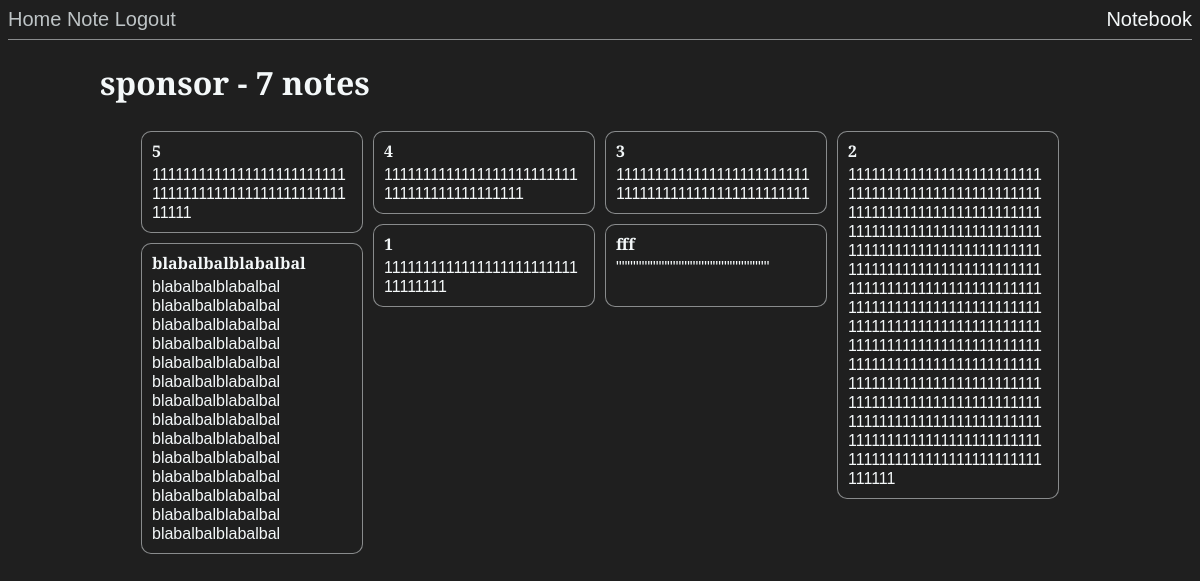
The app's page /index (signed in), older data.
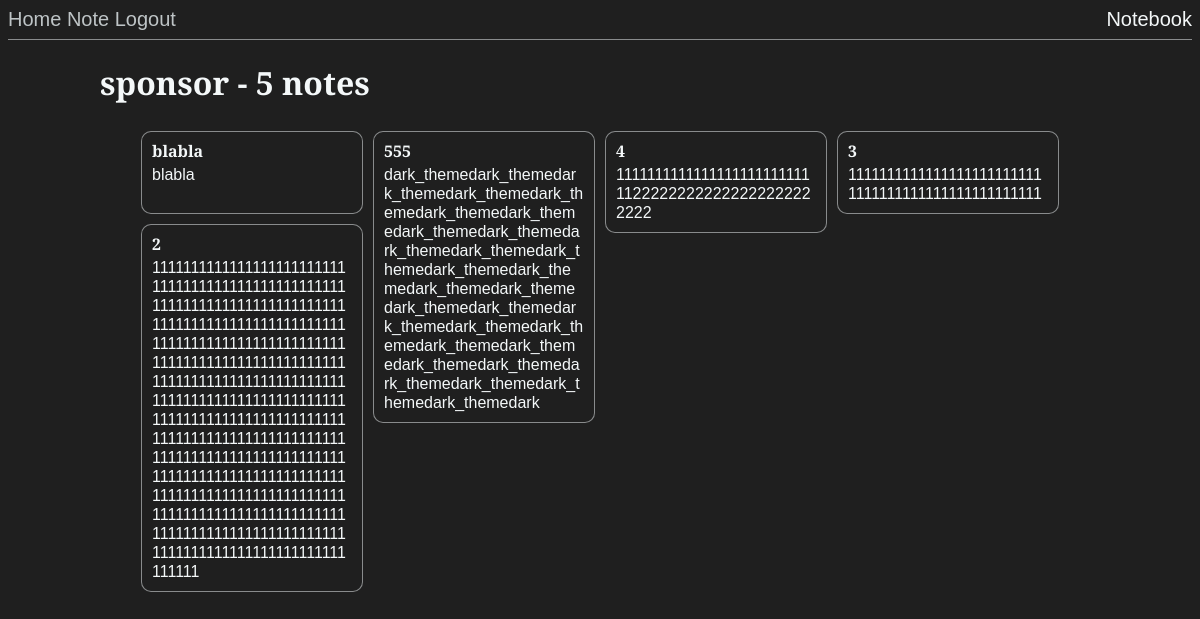
The same page, newer data.
### app/models.py (models this page shows, shortened)
class User(UserMixin, db.Model):
    id = db.Column(db.Integer, primary_key=True)
    username = db.Column(db.String(64), index=True, unique=True)
    email = db.Column(db.String(120), index=True, unique=True)
    password_hash = db.Column(db.String(128))
    notes = db.relationship('Note', backref='author', lazy='dynamic')

class Note(db.Model):
    id = db.Column(db.Integer, primary_key=True)
    header = db.Column(db.String(64))
    body = db.Column(db.String(140))
    timestamp = db.Column(db.DateTime, index=True, default=datetime.utcnow)
    user_id = db.Column(db.Integer, db.ForeignKey('user.id'))

### app/routes.py (the view)
@app.route('/')
@app.route('/index')
@login_required
def index():
    user = User.query.filter_by(username=current_user.username).first_or_404()
    return render_template('index.html', title='Home', notes=push_notes(user))

### app/models.py (called while the page is built)
@login.user_loader
def load_user(id):
    return User.query.get(int(id))

### app/routes.py (called while the page is built)
def push_notes(user):
    all_notes = []
    notes = user.notes.all()
    for n in reversed(notes):
        all_notes.append({'id': n.id, 'header': n.header, 'body': n.body})
    return all_notes

### app/templates/index.html (shortened to what this page needs)
{% extends "base.html" %}
{% block content %}
    <h1>{{ current_user.username }} - {{notes|length}} notes</h1>
    <div class="note_blocks"
         data-masonry='{ "itemSelector": ".note_block", "columnWidth": ".note_block", "isFitWidth": "true" }'>
        {% for note in notes %}
            <div class="note_block"
                 onclick="window.location.href='{{ url_for('note_edit', username=current_user.username, id=note.id) }}';">
                <p class="note_header"><b>{{ note.header }}</b></p>
                <p class="note_body">{{ note.body }}</p>
            </div>
        {% endfor %}
    </div>
{% endblock %}

### app/templates/base.html (shortened to what this page needs)
<html>
<head>
    <link rel="stylesheet" type="text/css" href="{{ url_for('static', filename='css/jquery.jgrowl.min.css') }}"/>
    <link rel="stylesheet" type="text/css" href="{{ url_for('static', filename='css/styles.css') }}"/>
</head>
<body>
<header>
    <a href="{{ url_for('index') }}">Home</a>
    {% if current_user.is_anonymous %}
        <a href="{{ url_for('login') }}">Login</a>
    {% else %}
        <a href="{{ url_for('note', username=current_user.username) }}">Note</a>
        <a href="{{ url_for('logout') }}">Logout</a>
    {% endif %}
    <span>Notebook</span>
</header>
<hr>
<div class="content">
    {% block content %}{% endblock %}
</div>
</body>
</html>

### app/static/css/styles.css (style rules this page uses)
body { background-color: #1f1f1f; color: #f4f8f9; font-family: 'Alegreya Sans', sans-serif, "Lucida Sans Unicode"; text-align: justify; }
.content { max-width: 1000px; margin: 0 auto; }
header { font-size: 20px; }
header span { float: right; }
a { color: #bec4c6; text-decoration: none; -webkit-transition: all 0.3s ease; -moz-transition: all 0.3s ease; }
hr { border: 0; height: 1px; background: #f4f8f9; opacity: 0.5; }
.note_blocks { margin: 0 auto; user-select: none; }
.note_block p { margin: 0; word-wrap: break-word; }
.note_block { float: left; height: max-content; width: 200px; padding: 10px; border: 1px solid rgba(244, 248, 249, 0.5); border-radius: 10px; background: #1f1f1f; color: #f4f8f9; margin: 5px; -webkit-transition: all 0.3s ease; -moz-transition: all 0.3s ease; }
.note_header { max-height: calc(19px * 3); overflow: hidden; line-height: 19px; display: -webkit-box; -webkit-line-clamp: 3; -webkit-box-orient: vertical; }
.note_body { padding-top: 4px; max-height: calc(19px * 18); min-height: calc(19px * 2); overflow: hidden; line-height: 19px; display: -webkit-box; -webkit-line-clamp: 18; -webkit-box-orient: vertical; }

Row changes from the older to the newer data that the page shows:
removed Note: header "5", body "1111111111111111111111111111111111111111111111111111111"
removed Note: header "1", body "111111111111111111111111111111111"
removed Note: header "fff", body "\"\"\"\"\"\"\"\"\"\"\"\"\"\"\"\"\"\"\"\"\"\"\"\"\"\"\""
removed Note: header "blabalbalblabalbal", body "blabalbalblabalbal blabalbalblabalbal blabalbalblabalbal blabalbalblabalbal blabalbalblabalbal blabalbalblabalbal blabalbalblabalbal blabalbalblabalbal blabalbalblabalbal blabalbalblabalbal blabalbalblabalbal blabalbalblabalbal blabalbalblabalbal blabalbalblabalbal"
added Note: header "blabla", body "blabla"
added Note: header "555", body "dark_themedark_themedark_themedark_themedark_themedark_themedark_themedark_themedark_themedark_themedark_themedark_themedark_themedark_themedark_themedark_themedark_themedark_themedark_themedark_themedark_themedark_themedark_themedark_themedark_themedark_themedark_themedark_themedark_themedark"
changed Note (number 3 of 5 on the later page): body "1111111111111111111111111111111111111111111" → "111111111111111111111111111222222222222222222222222"
Text that changed along with them:
{{ notes|length }}: "7" → "5"
